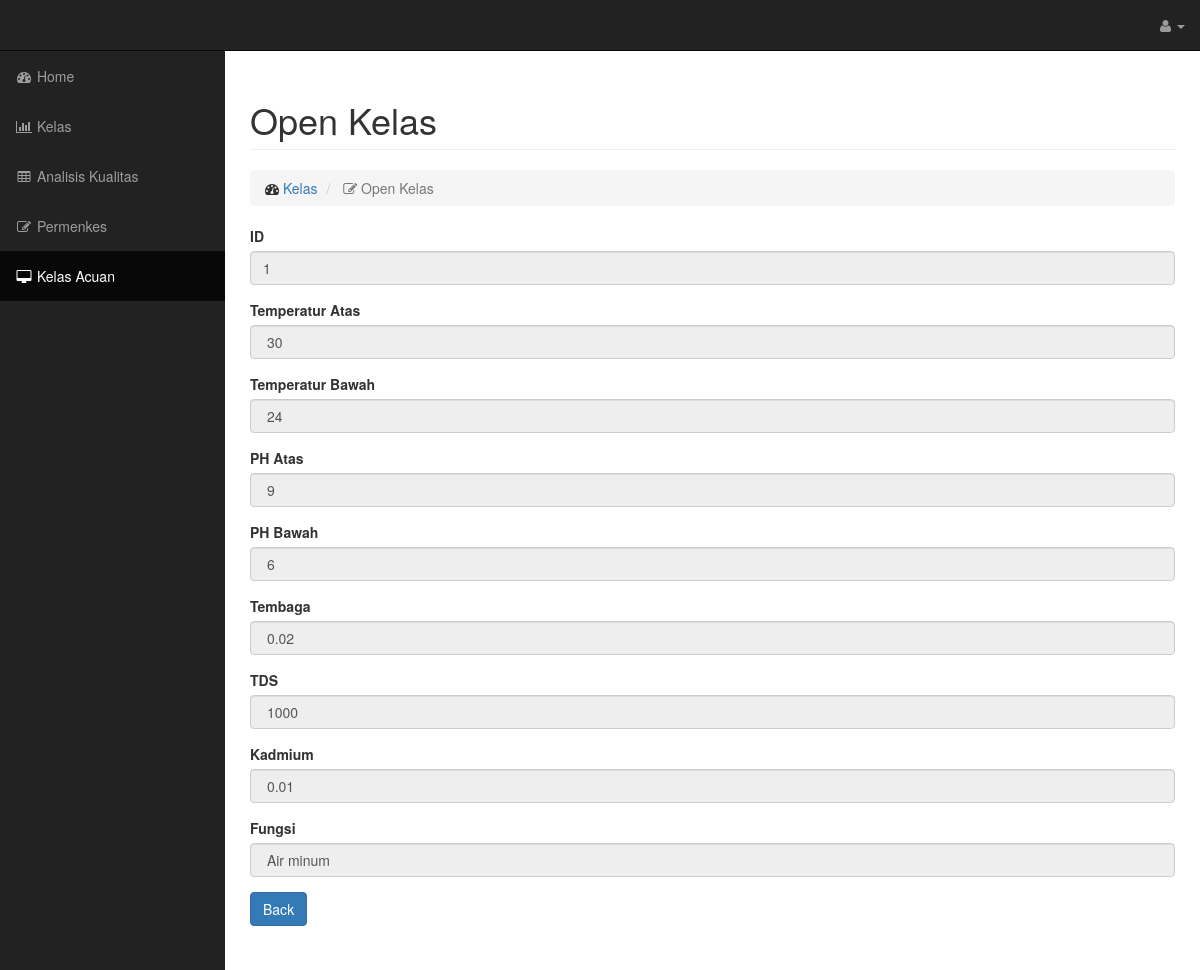
/openkelas.php?id=1, run on the app's committed database.
### tables this page shows
CREATE TABLE IF NOT EXISTS `kelas_acuan` (
  `id_kelas` int(6) NOT NULL,
  `temperatur_atas` float DEFAULT NULL,
  `ph_atas` float DEFAULT NULL,
  `tembaga` float DEFAULT NULL,
  `temperatur_bawah` float DEFAULT NULL,
  `ph_bawah` float DEFAULT NULL,
  `tds` float DEFAULT NULL,
  `kadmium` float DEFAULT NULL,
  `deskripsi` varchar(50) DEFAULT NULL,
  PRIMARY KEY (`id_kelas`)
);

### openkelas.php (the view, shortened to what this page needs)
<?php require ('qs_connection.php');
$idr=$_GET["id"];
?>
<html xmlns="http://www.w3.org/1999/xhtml" >
<!DOCTYPE html>
<html lang="en">
<head>
    <link href="css/bootstrap.min.css" rel="stylesheet">
    <link href="css/sb-Admin.css" rel="stylesheet">
    <link href="css/plugins/morris.css" rel="stylesheet">
    <link href="font-awesome/css/font-awesome.min.css" rel="stylesheet" type="text/css">
</head>
<body>
    <div id="wrapper">
        <nav class="navbar navbar-inverse navbar-fixed-top" role="navigation">
            <ul class="nav navbar-right top-nav">
                <li class="dropdown">
                    <a href="#" class="dropdown-toggle" data-toggle="dropdown"><i class="fa fa-user"></i> <?php echo @$_SESSION["user"]; ?> <b class="caret"></b></a>
                </li>
            </ul>
            <div class="collapse navbar-collapse navbar-ex1-collapse">
                <ul class="nav navbar-nav side-nav">
                    <li >
                        <a href="home.php"><i class="fa fa-fw fa-dashboard"></i> Home</a>
                    </li>
                    <li>
                        <a href="Kelas.php"><i class="fa fa-fw fa-bar-chart-o"></i> Kelas</a>
                    </li>
                    <li>
                        <a href="analisis_kualitas.php"><i class="fa fa-fw fa-table"></i> Analisis Kualitas</a>
                    </li>
                    <li>
                        <a href="permenkes.php"><i class="fa fa-fw fa-edit"></i> Permenkes</a>
                    </li>
                    <li    class="active">
                        <a href="kelasacuan.php"><i class="fa fa-fw fa-desktop"></i> Kelas Acuan</a>
                    </li>
                </ul>
            </div>
        </nav>
        <div id="page-wrapper">
            <div class="container-fluid">
                <div class="row">
                    <div class="col-lg-12">
                        <h1 class="page-header">
                            Open Kelas
                        </h1>
                        <ol class="breadcrumb">
                            <li>
                                <i class="fa fa-dashboard"></i>  <a href="index.html">Kelas</a>
                            </li>
                            <li class="active">
                                <i class="fa fa-edit"></i> Open Kelas
                            </li>
                        </ol>
                    </div>
                </div>
				<?php
					$resultx = mysql_query("SELECT * FROM Kelas_acuan WHERE id_kelas = '$idr' ");
						$row = mysql_fetch_array($resultx);
											$nama = $row['temperatur_atas'];
											$isi = $row['temperatur_bawah'];
											$tembaga = $row['tembaga'];
											$phatas = $row['ph_atas'];
											$phbawah = $row['ph_bawah'];
											$tds = $row['tds'];
											$kadmium = $row['kadmium'];
											$deskripsi = $row['deskripsi'];
				?>
                <div class="row">
                    <div class="col-lg-12">
                        <form action="editorKelas.php" method="post">
							<div class="form-group">
                                    <label for="disabledSelect">ID</label>
                                    <input class="form-control" type="text" value="<?php echo $_GET["id"];?>" name="id" readonly="readonly">
                             </div>
							 <div class="form-group">
                                <label>Temperatur Atas</label>
                                <input class="form-control" value=" <?php echo $nama; ;?>" name="tpatas" readonly="readonly"s>
                            </div>
							 <div class="form-group">
                                <label>Temperatur Bawah</label>
                                <input class="form-control" value=" <?php echo $isi; ;?>" name="tpbawah" readonly="readonly">
                            </div>
                            <div class="form-group">
                                <label>PH Atas</label>
                                <input class="form-control" value=" <?php echo $phatas; ;?>" name="phatas" readonly="readonly">
                            </div>
							<div class="form-group">
                                <label>PH Bawah</label>
                                <input class="form-control" value=" <?php echo $phbawah; ;?>" name="phbawah" readonly="readonly">
                            </div>
							<div class="form-group">
                                <label>Tembaga</label>
                                <input class="form-control" value=" <?php echo $tembaga; ;?>" name="tembaga" readonly="readonly">
                            </div>
							<div class="form-group">
                                <label>TDS</label>
                                <input class="form-control" value=" <?php echo $tds; ;?>" name="tds" readonly="readonly">
                            </div>
							<div class="form-group">
                                <label>Kadmium</label>
                                <input class="form-control" value=" <?php echo $kadmium; ;?>" name="kadmium" readonly="readonly">
                            </div>
							<div class="form-group">
                                <label>Fungsi</label>
                                <input class="form-control" value=" <?php echo $deskripsi; ;?>" name="deskripsi" readonly="readonly">
                            </div>
                            <a href="Kelasacuan.php" class="btn btn-primary" role="button">Back</a><br><br>
                        </form>
                    </div>
                </div>
            </div>
        </div>
    </div>
</body>
</html>

### css/sb-admin.css (style rules this page uses)
body { margin-top: 100px; background-color: #222; }
@media (min-width:768px) { body { margin-top: 50px; } }
#wrapper { padding-left: 0; }
#page-wrapper { width: 100%; padding: 0; background-color: #fff; }
@media (min-width:768px) { #wrapper { padding-left: 225px; } }
@media (min-width:768px) { #page-wrapper { padding: 10px; } }
.top-nav { padding: 0 15px; }
.top-nav>li { display: inline-block; float: left; }
.top-nav>li>a { padding-top: 15px; padding-bottom: 15px; line-height: 20px; color: #999; }
@media (min-width:768px) { .side-nav { position: fixed; top: 51px; left: 225px; width: 225px; margin-left: -225px; border: none; border-radius: 0; overflow-y: auto; background-color: #222; bottom: 0; overflow-x: hidden; padding-bottom: 40px; } }
@media (min-width:768px) { .side-nav>li>a { width: 225px; } }

### data on the page
kelas_acuan: tpatas "30", tpbawah "24", phatas "9", phbawah "6", tembaga "0.02", tds "1000", kadmium "0.01", deskripsi "Air minum"
